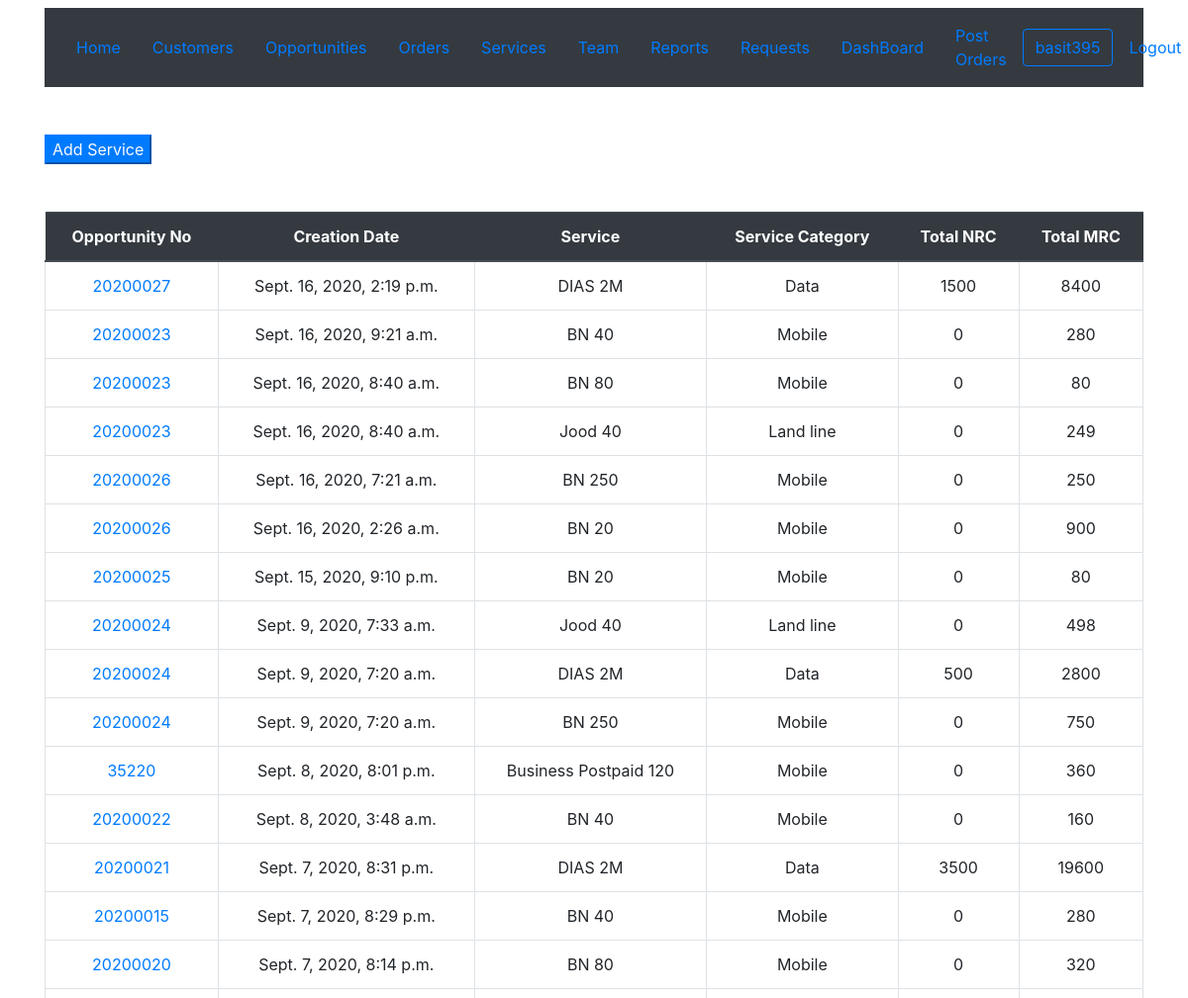
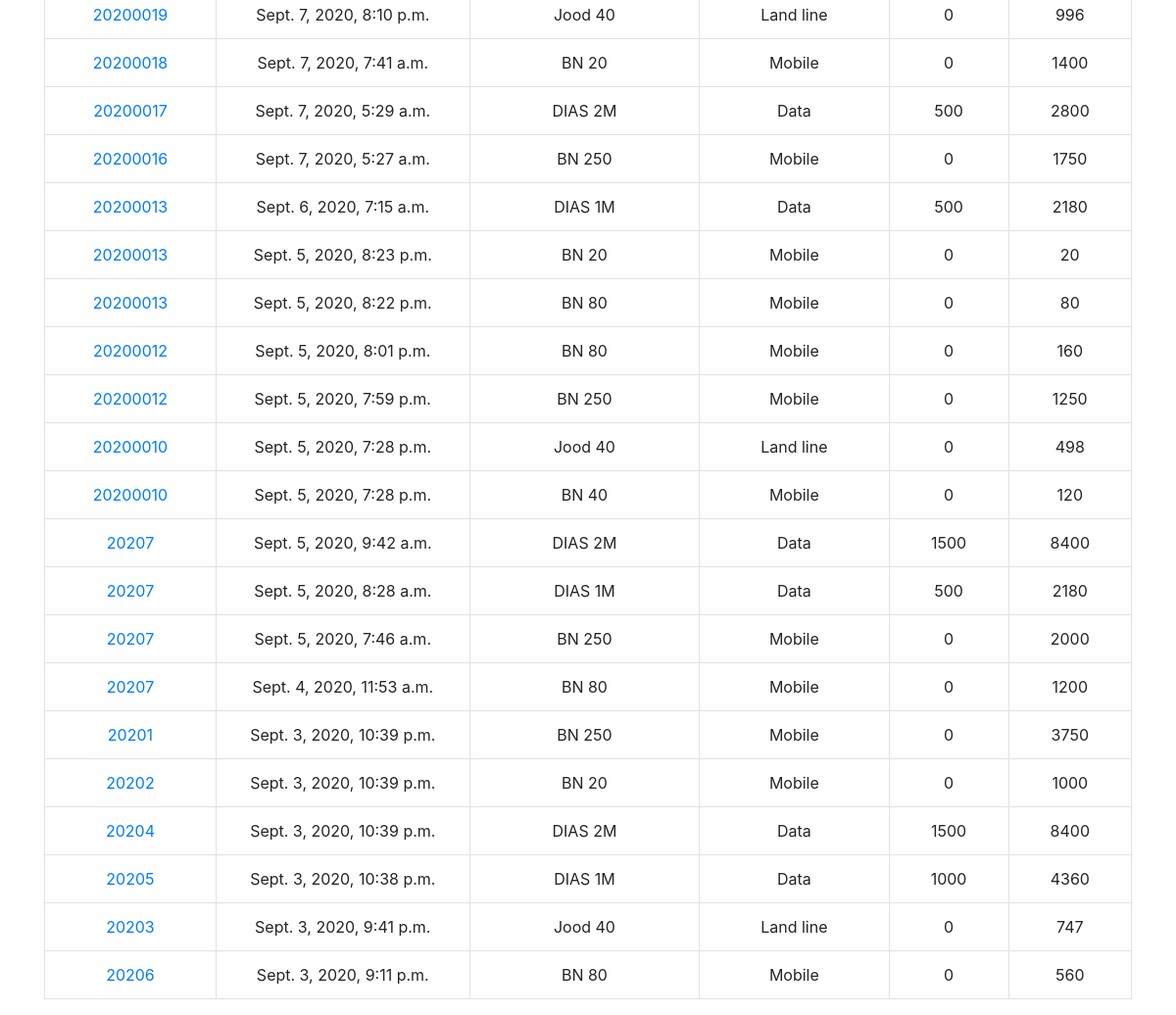
Page /crmapp/addservice/list/ (signed in) on the committed database (2 pictures, top to bottom).
### crmapp/models.py (models this page shows, shortened)
class addservices(models.Model):
    serviceowner = models.ForeignKey(User,blank=True,null=True,on_delete=models.CASCADE,related_name='salesman_addservices',verbose_name ='Service Owner')
    opportunity = models.ForeignKey(opportunity,on_delete=models.CASCADE,related_name='opportunity_addservices',verbose_name ='Opportunity')
    service = models.ForeignKey(service,blank=True,on_delete=models.CASCADE,related_name='service_opportunities',verbose_name ='Service')
    noofservices = models.IntegerField("No Of Services",default=1)
    servicecategory = models.CharField("Service Category",max_length=100,null=True)
    totalnrc = models.IntegerField("Total NRC",default=0)
    totalmrc = models.IntegerField("Total MRC",default=0)
    createdservices = models.IntegerField("Created Services",default=0)
    creationdate = models.DateTimeField("Creation Date",auto_now_add=True)
    updatedate = models.DateTimeField("Update Date",auto_now=True)
    class Meta:
        verbose_name ='Add Service'
        verbose_name_plural ='Add Services'

class opportunity(models.Model):
    lms = models.IntegerField("LMS No",unique=True)
    opportunityno = models.IntegerField("Opportunity No",unique=True)
    creationdate = models.DateTimeField("Creation Date",default=timezone.now())
    salesman = models.ForeignKey(User,blank=True,null=True,on_delete=models.CASCADE,related_name='salesman_opportunities',verbose_name ='Sales Man')
    employeejobtitle = models.CharField("Job Title",max_length=100,null=True,default='Sales Executive') #def
    customer = models.ForeignKey(customer,blank=True,on_delete=models.CASCADE,related_name='customer_opportunities',verbose_name ='Customer')
    status = models.ForeignKey(operationstatus,blank=True,on_delete=models.CASCADE,related_name='status_opportunities',verbose_name ='Status',null=True,default=defaultstatus)
    updatedate = models.DateTimeField("Update Date",auto_now=True)
    authorized = models.CharField("Authorized Person",max_length=100,null=True,blank=True)
    totalnrc = models.IntegerField("Total NRC",default=0)
    totalmrc = models.IntegerField("Total MRC",default=0)
    coordinates = models.CharField("Coordinates",max_length=100,null=True,blank=True)
    source = models.ForeignKey(leadsource,blank=True,on_delete=models.CASCADE,related_name='source_opportunities',verbose_name ='Source',null=True)
    class Meta:
        verbose_name ='Opportunity'
        verbose_name_plural ='Opportunitys'
    def __str__(self):
        return str(self.opportunityno)

class service(models.Model):
    servicename = models.CharField("Service",max_length=100,null=True)
    servicecategory = models.ForeignKey(servicecategory,blank=True,on_delete=models.CASCADE,related_name='category_services',verbose_name ='Service Category')
    ncc_id = models.IntegerField(unique=True)
    catalogue_id = models.IntegerField(unique=True)
    nrc = models.IntegerField()
    mrc = models.IntegerField()
    commission = models.IntegerField()
    def __str__(self):
        return self.servicename

### crmapp/views.py (the view)
# urls.py: path('addservice/list/', views.addserviceslist, name='addservicelist'),
@login_required
def addserviceslist(request):
    mylist = addservices.objects.all().order_by('-creationdate')
    context = {'mylist':mylist}
    return render(request, 'crmapp/addserviceslist.html',context)

### crmapp/templates/crmapp/addserviceslist.html
{% extends 'crmapp/base.html' %}
{% block content %}
<div class="container mt-5">
<button  class="btn-primary text-light"><a class="text-light "href="{% url 'newopportunity' %}">Add Service</a></button>
{% if mylist %}
<table class="table mt-5">
    <thead class="thead-dark">
  <tr>
    <th class="text-center">Opportunity No</th>
    <th class="text-center">Creation Date</th>
    <th class="text-center">Service</th>
    <th class="text-center">Service Category</th>
    <th class="text-center">Total NRC</th>
    <th class="text-center">Total MRC</th>
  </tr>
  {% for service in mylist %}
  <tr>
  <td class="border text-center"><a href="{% url 'opportunitydetail' pk=opportunity.id %}">{{service.opportunity}}</a></td>
  <td class="border text-center">{{service.creationdate}}</td>
  <td class="border text-center">{{service.service}}</td>
  <td class="border text-center">{{service.servicecategory}}</td>
  <td class="border text-center">{{service.totalnrc}}</td>
  <td class="border text-center">{{service.totalmrc}}</td>
  </tr>
  {% endfor %}
</table>
{% endif %}
</div>
  {% endblock %}

### crmapp/templates/crmapp/base.html (shortened to what this page needs)
<!DOCTYPE html>
<html lang="en" dir="ltr">
  <head>
<link rel="stylesheet" href="https://stackpath.bootstrapcdn.com/bootstrap/4.5.0/css/bootstrap.min.css">
</head>
  <body>
  <div class="container mt-2">
  <nav class="navbar navbar-expand-lg navbar-light bg-dark">
    <a class="nav-link" href="{% url 'home' %}">Home<span class="sr-only">(current)</span></a>
    <a class="nav-link" href="{% url 'customerslist' %}"> Customers <span class="sr-only">(current)</span></a>
    <a class="nav-link" href="{% url 'opportunitylist' %}"> Opportunities <span class="sr-only">(current)</span></a>
    <a class="nav-link" href="{% url 'order' %}">Orders<span class="sr-only">(current)</span></a>
    <a class="nav-link" href="{% url 'servicelist' %}">Services<span class="sr-only">(current)</span></a>
    <a class="nav-link" href="{% url 'stafflist' %}">Team <span class="sr-only">(current)</span></a>
    <a class="nav-link" href="{% url 'report' %}">Reports<span class="sr-only">(current)</span></a>
    <a class="nav-link" href="{% url 'suggestion' %}">Requests<span class="sr-only">(current)</span></a>
    <a class="nav-link" href="{% url 'dashboard' %}">DashBoard<span class="sr-only">(current)</span></a>
    <a class="nav-link" href="{% url 'orderpost' %}">Post Orders<span class="sr-only">(current)</span></a>
    {% if user.username %}
    <button  class="btn btn-outline-primary">{{user.username}}</a></button>
    <a class="nav-link" href="{% url 'logout' %}">Logout<span class="sr-only">(current)</span></a>
    {% else %}
    <a class="nav-link" href="{% url 'login' %}">Login<span class="sr-only">(current)</span></a>
    {% endif %}
  </nav>
</div>
{% block content %}
  {% endblock %}
  </body>
</html>

### rows in the picture
addservices: opportunity "20200027", creationdate "Sept. 16, 2020, 2:19 p.m.", service "DIAS 2M", servicecategory "Data", totalnrc "1500", totalmrc "8400"
addservices: opportunity "20200023", creationdate "Sept. 16, 2020, 9:21 a.m.", service "BN 40", servicecategory "Mobile", totalnrc "0", totalmrc "280"
addservices: opportunity "20200023", creationdate "Sept. 16, 2020, 8:40 a.m.", service "BN 80", servicecategory "Mobile", totalnrc "0", totalmrc "80"
addservices: opportunity "20200023", creationdate "Sept. 16, 2020, 8:40 a.m.", service "Jood 40", servicecategory "Land line", totalnrc "0", totalmrc "249"
addservices: opportunity "20200026", creationdate "Sept. 16, 2020, 7:21 a.m.", service "BN 250", servicecategory "Mobile", totalnrc "0", totalmrc "250"
addservices: opportunity "20200026", creationdate "Sept. 16, 2020, 2:26 a.m.", service "BN 20", servicecategory "Mobile", totalnrc "0", totalmrc "900"
addservices: opportunity "20200025", creationdate "Sept. 15, 2020, 9:10 p.m.", service "BN 20", servicecategory "Mobile", totalnrc "0", totalmrc "80"
addservices: opportunity "20200024", creationdate "Sept. 9, 2020, 7:33 a.m.", service "Jood 40", servicecategory "Land line", totalnrc "0", totalmrc "498"
addservices: opportunity "20200024", creationdate "Sept. 9, 2020, 7:20 a.m.", service "DIAS 2M", servicecategory "Data", totalnrc "500", totalmrc "2800"
addservices: opportunity "20200024", creationdate "Sept. 9, 2020, 7:20 a.m.", service "BN 250", servicecategory "Mobile", totalnrc "0", totalmrc "750"
addservices: opportunity "35220", creationdate "Sept. 8, 2020, 8:01 p.m.", service "Business Postpaid 120", servicecategory "Mobile", totalnrc "0", totalmrc "360"
addservices: opportunity "20200022", creationdate "Sept. 8, 2020, 3:48 a.m.", service "BN 40", servicecategory "Mobile", totalnrc "0", totalmrc "160"
addservices: opportunity "20200021", creationdate "Sept. 7, 2020, 8:31 p.m.", service "DIAS 2M", servicecategory "Data", totalnrc "3500", totalmrc "19600"
addservices: opportunity "20200015", creationdate "Sept. 7, 2020, 8:29 p.m.", service "BN 40", servicecategory "Mobile", totalnrc "0", totalmrc "280"
addservices: opportunity "20200020", creationdate "Sept. 7, 2020, 8:14 p.m.", service "BN 80", servicecategory "Mobile", totalnrc "0", totalmrc "320"
addservices: opportunity "20200019", creationdate "Sept. 7, 2020, 8:10 p.m.", service "Jood 40", servicecategory "Land line", totalnrc "0", totalmrc "996"
addservices: opportunity "20200018", creationdate "Sept. 7, 2020, 7:41 a.m.", service "BN 20", servicecategory "Mobile", totalnrc "0", totalmrc "1400"
addservices: opportunity "20200017", creationdate "Sept. 7, 2020, 5:29 a.m.", service "DIAS 2M", servicecategory "Data", totalnrc "500", totalmrc "2800"
addservices: opportunity "20200016", creationdate "Sept. 7, 2020, 5:27 a.m.", service "BN 250", servicecategory "Mobile", totalnrc "0", totalmrc "1750"
addservices: opportunity "20200013", creationdate "Sept. 6, 2020, 7:15 a.m.", service "DIAS 1M", servicecategory "Data", totalnrc "500", totalmrc "2180"
addservices: opportunity "20200013", creationdate "Sept. 5, 2020, 8:23 p.m.", service "BN 20", servicecategory "Mobile", totalnrc "0", totalmrc "20"
addservices: opportunity "20200013", creationdate "Sept. 5, 2020, 8:22 p.m.", service "BN 80", servicecategory "Mobile", totalnrc "0", totalmrc "80"
addservices: opportunity "20200012", creationdate "Sept. 5, 2020, 8:01 p.m.", service "BN 80", servicecategory "Mobile", totalnrc "0", totalmrc "160"
addservices: opportunity "20200012", creationdate "Sept. 5, 2020, 7:59 p.m.", service "BN 250", servicecategory "Mobile", totalnrc "0", totalmrc "1250"
addservices: opportunity "20200010", creationdate "Sept. 5, 2020, 7:28 p.m.", service "Jood 40", servicecategory "Land line", totalnrc "0", totalmrc "498"
addservices: opportunity "20200010", creationdate "Sept. 5, 2020, 7:28 p.m.", service "BN 40", servicecategory "Mobile", totalnrc "0", totalmrc "120"
addservices: opportunity "20207", creationdate "Sept. 5, 2020, 9:42 a.m.", service "DIAS 2M", servicecategory "Data", totalnrc "1500", totalmrc "8400"
addservices: opportunity "20207", creationdate "Sept. 5, 2020, 8:28 a.m.", service "DIAS 1M", servicecategory "Data", totalnrc "500", totalmrc "2180"
addservices: opportunity "20207", creationdate "Sept. 5, 2020, 7:46 a.m.", service "BN 250", servicecategory "Mobile", totalnrc "0", totalmrc "2000"
addservices: opportunity "20207", creationdate "Sept. 4, 2020, 11:53 a.m.", service "BN 80", servicecategory "Mobile", totalnrc "0", totalmrc "1200"
addservices: opportunity "20201", creationdate "Sept. 3, 2020, 10:39 p.m.", service "BN 250", servicecategory "Mobile", totalnrc "0", totalmrc "3750"
addservices: opportunity "20202", creationdate "Sept. 3, 2020, 10:39 p.m.", service "BN 20", servicecategory "Mobile", totalnrc "0", totalmrc "1000"
addservices: opportunity "20204", creationdate "Sept. 3, 2020, 10:39 p.m.", service "DIAS 2M", servicecategory "Data", totalnrc "1500", totalmrc "8400"
addservices: opportunity "20205", creationdate "Sept. 3, 2020, 10:38 p.m.", service "DIAS 1M", servicecategory "Data", totalnrc "1000", totalmrc "4360"
addservices: opportunity "20203", creationdate "Sept. 3, 2020, 9:41 p.m.", service "Jood 40", servicecategory "Land line", totalnrc "0", totalmrc "747"
addservices: opportunity "20206", creationdate "Sept. 3, 2020, 9:11 p.m.", service "BN 80", servicecategory "Mobile", totalnrc "0", totalmrc "560"

### other values in the picture
{{ user.username }} "basit395"
